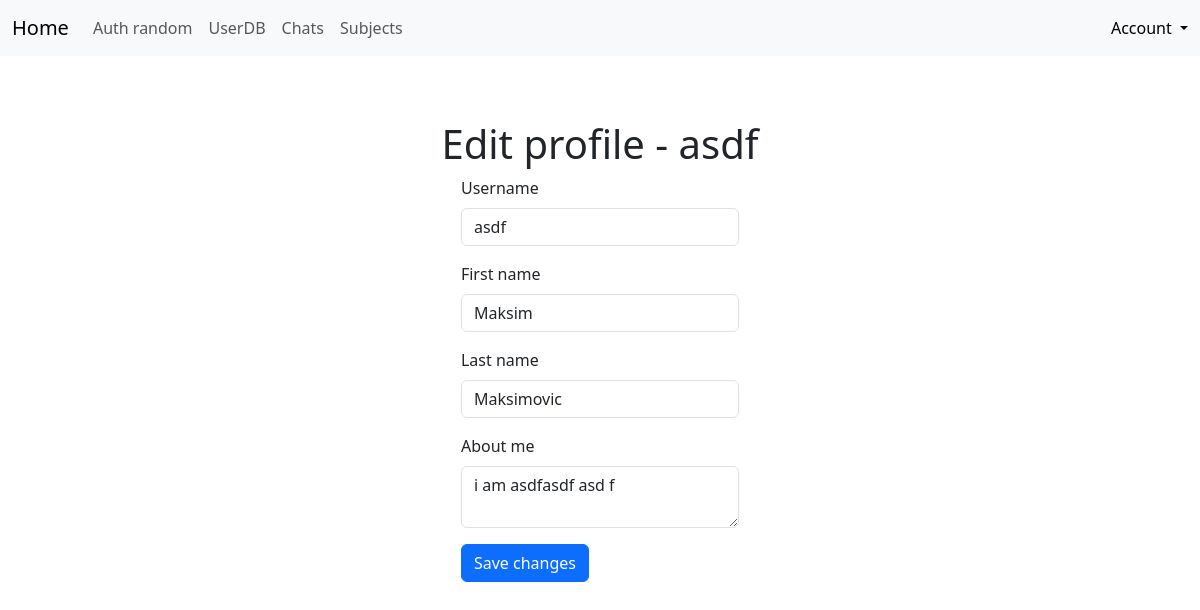
Before: /edit-profile (signed in) with the older database file.
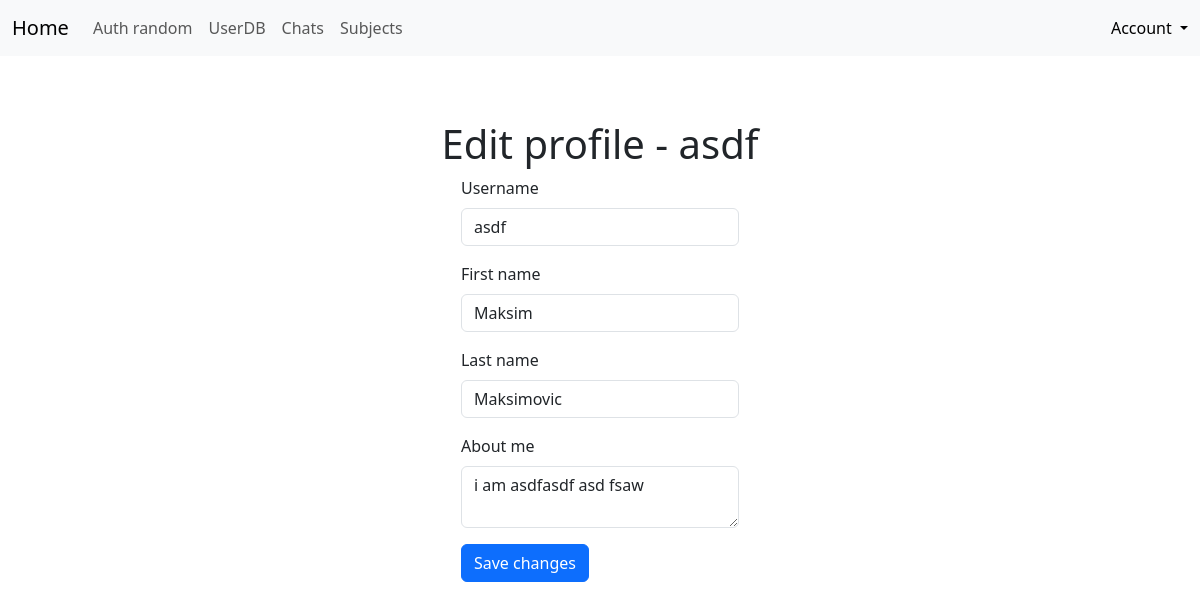
After: the same page with the newer database file.
### app/models.py (models this page shows, shortened)
class User(db.Model, UserMixin):
    __tablename__ = 'users'
    id = db.Column(db.Integer, primary_key=True)
    username = db.Column(db.String(80), unique=True, nullable=False)
    first_name = db.Column(db.String(80), nullable=False)
    last_name = db.Column(db.String(80), nullable=False)
    email = db.Column(db.String(120), unique=True, nullable=False)
    about_me = db.Column(db.Text())
    password_hash = db.Column(db.String(128))
    role_id = db.Column(db.Integer, db.ForeignKey('roles.id'))
    last_seen = db.Column(db.DateTime(), default=datetime.now)
    @property
    def password(self):
        raise AttributeError('password is not a readable attribute')
    def ping(self):
        self.last_seen = datetime.now()
        db.session.add(self)
        db.session.commit()

### app/main/views.py (the view, shortened to what this page needs)
@main.route('/edit-profile', methods=['GET', 'POST'])
@login_required
def edit_profile():
    form = EditProfileForm()
    form.username.data = current_user.username
    form.first_name.data = current_user.first_name
    form.last_name.data = current_user.last_name
    form.about_me.data = current_user.about_me
    return render_template('edit_profile.html', form=form)

### app/main/forms.py
class EditProfileForm(FlaskForm):
    username = StringField(
        'Username',
        validators=[
            DataRequired(),
            Length(4, 20, message='Username must be between 4 and 20 characters.'),
            Regexp(r'^(?!.*__)(?!.*_$)[a-z][a-z0-9_]{2,19}(?<!_)$', 0,
                   'Usernames must have only lowercase letters, numbers, underscores (one in row maximum).')])
    first_name = StringField('First name', validators=[
        DataRequired(), Length(2, 64), Regexp(r"(?i)^[a-zà-ÿ]+(?:[-'][a-zà-ÿ]+)*$", 0,
                   'First name must contain only letters, hyphens or apostrophes.')])
    last_name = StringField('Last name', validators=[
        DataRequired(), Length(2, 64), Regexp(r"(?i)^[a-zà-ÿ]+(?:[-'][a-zà-ÿ]+)*$", 0,
                   'Last name must contain only letters, hyphens or apostrophes.')])
    about_me = TextAreaField('About me', validators=[Length(0, 300)])
    submit = SubmitField('Save changes')

### app/auth/views.py (called while the page is built)
@auth.before_app_request
def before_request():
    if current_user.is_authenticated:
        current_user.ping()

### app/models.py (called while the page is built)
@login_manager.user_loader
def load_user(user_id):
    return db.session.get(User, user_id)

### app/templates/edit_profile.html (shortened to what this page needs)
{% extends "base.html" %}
{% block page_content %}
<div class="center-form">
<div class="page-header">
    <h1>Edit profile - {%if user is defined%}{{user.username}}{%else%}{{current_user.username}}{%endif%}</h1>
</div>
<div class="col-md-4">
    <form method="post">
    <div class="mb-3">
        {{ form.username.label(class="form-label") }}
        {{ form.username(class="form-control", placeholder="Username of name") }}
    </div>
    <div class="mb-3">
        {{ form.first_name.label(class="form-label") }}
        {{ form.first_name(class="form-control", placeholder="First name") }}
    </div>
    <div class="mb-3">
        {{ form.last_name.label(class="form-label") }}
        {{ form.last_name(class="form-control", placeholder="Last name") }}
    </div>
    <div class="mb-3">
        {{ form.about_me.label(class="form-label") }}
        {{ form.about_me(class="form-control", placeholder="About me") }}
    </div>
    <div class="mb-3">
        {{ form.submit(class="btn btn-primary") }}
    </div>
    </form>
</div>
</div>
{% endblock %}

Changed rows visible on the page:
changed User "asdf": about_me "i am asdfasdf asd f" → "i am asdfasdf asd fsaw"
